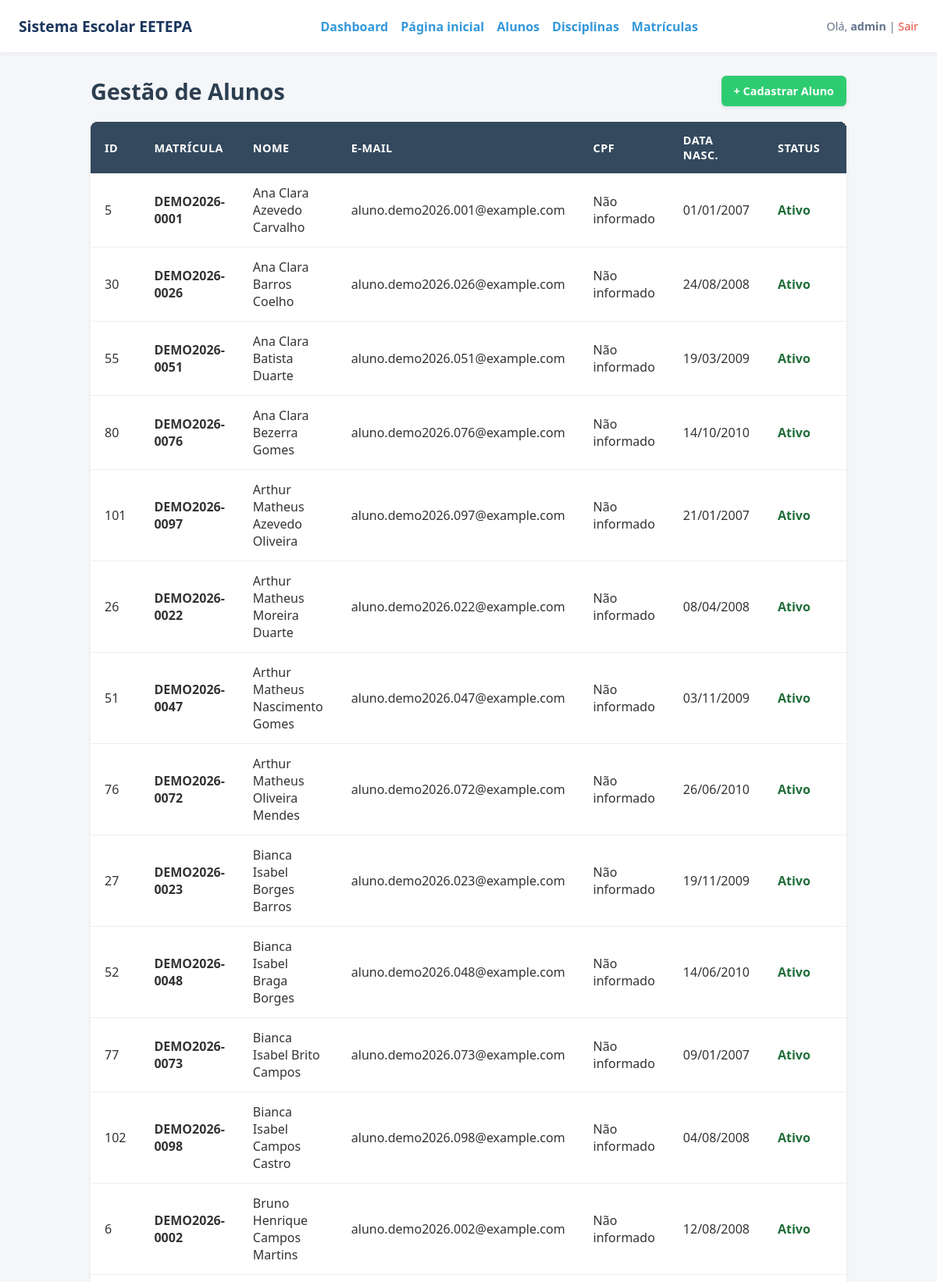
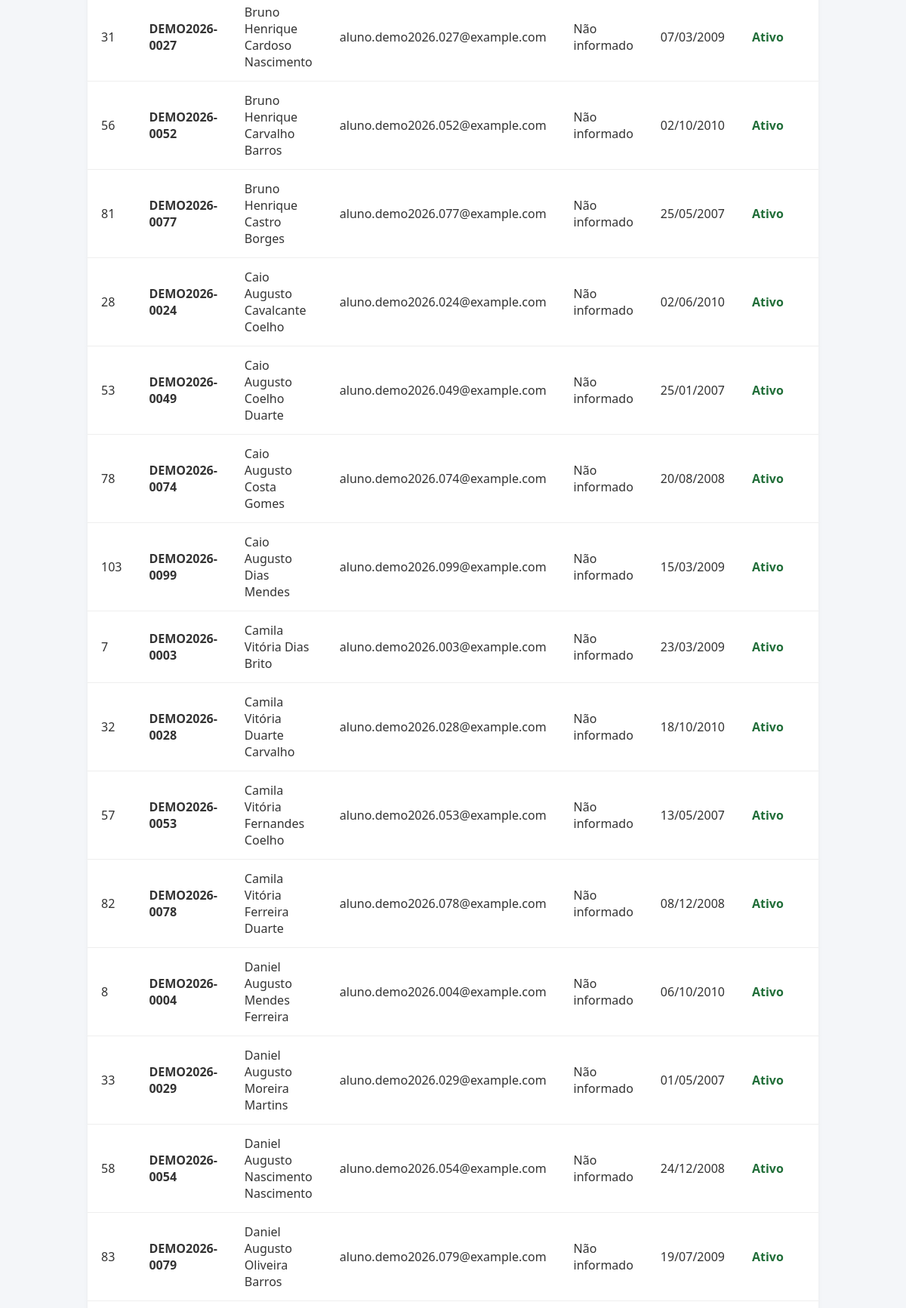
The page /alunos/index.php (signed in, upper part) on the database its author committed (2 pictures, top to bottom).
### tables this page shows
CREATE TABLE `alunos` (
  `id` int(11) NOT NULL,
  `nome` varchar(100) NOT NULL,
  `matricula` varchar(20) NOT NULL,
  `email` varchar(150) NOT NULL,
  `cpf` varchar(14) DEFAULT NULL,
  `data_nascimento` date DEFAULT NULL,
  `ativo` tinyint(1) DEFAULT 1,
  `criado_em` timestamp NOT NULL DEFAULT current_timestamp(),
  `foto` varchar(255) DEFAULT NULL
);

### alunos/index.php (the view, shortened to what this page needs)
<?php
require_once __DIR__ . '/../config/conexao.php';
include_once __DIR__ . '/../includes/header.php';
$alunos = [];
try {
    $sql = "SELECT id, nome, matricula, email, cpf, data_nascimento, ativo
            FROM alunos
            WHERE ativo = 1
            ORDER BY nome ASC";
    $stmt = $pdo->prepare($sql);
    $stmt->execute();
    $alunos = $stmt->fetchAll(PDO::FETCH_ASSOC);
} catch (PDOException $e) {
    $erro = 'Erro ao consultar a base de dados: ' . $e->getMessage();
}
?>
        <main class="main-container">
            <div class="top-actions">
                <h2>Gestão de Alunos</h2>
                <a href="cadastrar.php" class="btn-primary">+ Cadastrar Aluno</a>
            </div>
            <div class="table-wrapper">
                <table>
                    <thead>
                        <tr>
                            <th>ID</th>
                            <th>Matrícula</th>
                            <th>Nome</th>
                            <th>E-mail</th>
                            <th>CPF</th>
                            <th>Data Nasc.</th>
                            <th>Status</th>
                            <th>Ações</th>
                        </tr>
                    </thead>
                    <tbody>
                        <?php if (!empty($alunos)): ?>
                            <?php foreach ($alunos as $aluno): ?>
                                <tr>
                                    <td><?= htmlspecialchars($aluno['id']) ?></td>
                                    <td><strong><?= htmlspecialchars($aluno['matricula']) ?></strong></td>
                                    <td><?= htmlspecialchars($aluno['nome']) ?></td>
                                    <td><?= htmlspecialchars($aluno['email']) ?></td>
                                    <td><?= htmlspecialchars($aluno['cpf'] ?? 'Não informado') ?></td>
                                    <td>
                                        <?= $aluno['data_nascimento'] ? date('d/m/Y', strtotime($aluno['data_nascimento'])) : '-' ?>
                                    </td>
                                    <td>
                                        <span class="<?= $aluno['ativo'] ? 'status-ativo' : 'status-inativo' ?>"><?= $aluno['ativo'] ? 'Ativo' : 'Inativo' ?></span>
                                    </td>
                                    <td>
                                    </td>
                                </tr>
                            <?php endforeach; ?>
                        <?php else: ?>
                            <tr>
                                <td colspan="8">Nenhum aluno cadastrado até o momento.</td>
                            </tr>
                        <?php endif; ?>
                    </tbody>
                </table>
            </div>
        </main>
    </body>
</html>

### assets/css/style.css (style rules this page uses)
* { margin: 0; padding: 0; box-sizing: border-box; }
body { font-family: 'Segoe UI', Tahoma, Geneva, Verdana, sans-serif; background-color: #f4f6f9; color: #333; display: flex; flex-direction: column; align-items: center; min-height: 100vh; padding: 40px 20px; }
h2 { color: #2b6cb0; margin-bottom: 15px; font-size: 1.3rem; }
body.app-view { padding: 0; align-items: stretch; }
.main-container { width: 100%; max-width: 1000px; margin: 0 auto; padding: 30px 16px; }
.app-view .top-actions { align-items: center; justify-content: space-between; max-width: none; }
.app-view .top-actions h2 { margin-bottom: 0; }
.app-view .table-wrapper { max-width: none; }
.status-ativo { color: #216e39; font-weight: 600; }

### assets/css/listaralunos.css (style rules this page uses)
* { margin: 0; padding: 0; box-sizing: border-box; font-family: 'Segoe UI', Tahoma, Geneva, Verdana, sans-serif; }
body { background-color: #f4f6f9; color: #333; min-height: 100vh; padding: 30px 15px; display: flex; flex-direction: column; align-items: center; }
h2 { color: #2c3e50; margin-bottom: 20px; font-size: 1.8rem; }
a { text-decoration: none; color: #3498db; transition: color 0.2s ease; }
.top-actions { display: flex; flex-wrap: wrap; gap: 10px; width: 100%; max-width: 900px; margin-bottom: 20px; }
.btn-primary, .btn-secondary { display: inline-flex; align-items: center; justify-content: center; padding: 10px 16px; border-radius: 6px; color: #ffffff; font-size: 0.9rem; font-weight: 600; box-shadow: 0 2px 4px rgba(0, 0, 0, 0.1); }
.btn-primary { background-color: #2ecc71; }
.table-wrapper { width: 100%; max-width: 900px; overflow-x: auto; border-radius: 8px; box-shadow: 0 4px 6px rgba(0, 0, 0, 0.05); }
table { width: 100%; min-width: 760px; border-collapse: collapse; background-color: white; border-radius: 8px; overflow: hidden; border: none; }
th, td { padding: 14px 18px; text-align: left; }
thead { background-color: #34495e; color: white; }
th { font-weight: 600; font-size: 0.9rem; text-transform: uppercase; letter-spacing: 0.5px; }
tbody tr { border-bottom: 1px solid #eee; transition: background-color 0.15s; }

### assets/css/rodape.css (style rules this page uses)
body { min-height: 100vh; display: flex; flex-direction: column; }

### rows shown on the page
alunos: id "5", matricula "DEMO2026-0001", nome "Ana Clara Azevedo Carvalho", email "aluno.demo2026.001@example.com", cpf "Não informado", data_nascimento "01/01/2007", ativo "Ativo"
alunos: id "30", matricula "DEMO2026-0026", nome "Ana Clara Barros Coelho", email "aluno.demo2026.026@example.com", cpf "Não informado", data_nascimento "24/08/2008", ativo "Ativo"
alunos: id "55", matricula "DEMO2026-0051", nome "Ana Clara Batista Duarte", email "aluno.demo2026.051@example.com", cpf "Não informado", data_nascimento "19/03/2009", ativo "Ativo"
alunos: id "80", matricula "DEMO2026-0076", nome "Ana Clara Bezerra Gomes", email "aluno.demo2026.076@example.com", cpf "Não informado", data_nascimento "14/10/2010", ativo "Ativo"
alunos: id "101", matricula "DEMO2026-0097", nome "Arthur Matheus Azevedo Oliveira", email "aluno.demo2026.097@example.com", cpf "Não informado", data_nascimento "21/01/2007", ativo "Ativo"
alunos: id "26", matricula "DEMO2026-0022", nome "Arthur Matheus Moreira Duarte", email "aluno.demo2026.022@example.com", cpf "Não informado", data_nascimento "08/04/2008", ativo "Ativo"
alunos: id "51", matricula "DEMO2026-0047", nome "Arthur Matheus Nascimento Gomes", email "aluno.demo2026.047@example.com", cpf "Não informado", data_nascimento "03/11/2009", ativo "Ativo"
alunos: id "76", matricula "DEMO2026-0072", nome "Arthur Matheus Oliveira Mendes", email "aluno.demo2026.072@example.com", cpf "Não informado", data_nascimento "26/06/2010", ativo "Ativo"
alunos: id "27", matricula "DEMO2026-0023", nome "Bianca Isabel Borges Barros", email "aluno.demo2026.023@example.com", cpf "Não informado", data_nascimento "19/11/2009", ativo "Ativo"
alunos: id "52", matricula "DEMO2026-0048", nome "Bianca Isabel Braga Borges", email "aluno.demo2026.048@example.com", cpf "Não informado", data_nascimento "14/06/2010", ativo "Ativo"
alunos: id "77", matricula "DEMO2026-0073", nome "Bianca Isabel Brito Campos", email "aluno.demo2026.073@example.com", cpf "Não informado", data_nascimento "09/01/2007", ativo "Ativo"
alunos: id "102", matricula "DEMO2026-0098", nome "Bianca Isabel Campos Castro", email "aluno.demo2026.098@example.com", cpf "Não informado", data_nascimento "04/08/2008", ativo "Ativo"
alunos: id "6", matricula "DEMO2026-0002", nome "Bruno Henrique Campos Martins", email "aluno.demo2026.002@example.com", cpf "Não informado", data_nascimento "12/08/2008", ativo "Ativo"
alunos: id "31", matricula "DEMO2026-0027", nome "Bruno Henrique Cardoso Nascimento", email "aluno.demo2026.027@example.com", cpf "Não informado", data_nascimento "07/03/2009", ativo "Ativo"
alunos: id "56", matricula "DEMO2026-0052", nome "Bruno Henrique Carvalho Barros", email "aluno.demo2026.052@example.com", cpf "Não informado", data_nascimento "02/10/2010", ativo "Ativo"
alunos: id "81", matricula "DEMO2026-0077", nome "Bruno Henrique Castro Borges", email "aluno.demo2026.077@example.com", cpf "Não informado", data_nascimento "25/05/2007", ativo "Ativo"
alunos: id "28", matricula "DEMO2026-0024", nome "Caio Augusto Cavalcante Coelho", email "aluno.demo2026.024@example.com", cpf "Não informado", data_nascimento "02/06/2010", ativo "Ativo"
alunos: id "53", matricula "DEMO2026-0049", nome "Caio Augusto Coelho Duarte", email "aluno.demo2026.049@example.com", cpf "Não informado", data_nascimento "25/01/2007", ativo "Ativo"
alunos: id "78", matricula "DEMO2026-0074", nome "Caio Augusto Costa Gomes", email "aluno.demo2026.074@example.com", cpf "Não informado", data_nascimento "20/08/2008", ativo "Ativo"
alunos: id "103", matricula "DEMO2026-0099", nome "Caio Augusto Dias Mendes", email "aluno.demo2026.099@example.com", cpf "Não informado", data_nascimento "15/03/2009", ativo "Ativo"
alunos: id "7", matricula "DEMO2026-0003", nome "Camila Vitória Dias Brito", email "aluno.demo2026.003@example.com", cpf "Não informado", data_nascimento "23/03/2009", ativo "Ativo"
alunos: id "32", matricula "DEMO2026-0028", nome "Camila Vitória Duarte Carvalho", email "aluno.demo2026.028@example.com", cpf "Não informado", data_nascimento "18/10/2010", ativo "Ativo"
alunos: id "57", matricula "DEMO2026-0053", nome "Camila Vitória Fernandes Coelho", email "aluno.demo2026.053@example.com", cpf "Não informado", data_nascimento "13/05/2007", ativo "Ativo"
alunos: id "82", matricula "DEMO2026-0078", nome "Camila Vitória Ferreira Duarte", email "aluno.demo2026.078@example.com", cpf "Não informado", data_nascimento "08/12/2008", ativo "Ativo"
alunos: id "8", matricula "DEMO2026-0004", nome "Daniel Augusto Mendes Ferreira", email "aluno.demo2026.004@example.com", cpf "Não informado", data_nascimento "06/10/2010", ativo "Ativo"
alunos: id "33", matricula "DEMO2026-0029", nome "Daniel Augusto Moreira Martins", email "aluno.demo2026.029@example.com", cpf "Não informado", data_nascimento "01/05/2007", ativo "Ativo"
alunos: id "58", matricula "DEMO2026-0054", nome "Daniel Augusto Nascimento Nascimento", email "aluno.demo2026.054@example.com", cpf "Não informado", data_nascimento "24/12/2008", ativo "Ativo"
alunos: id "83", matricula "DEMO2026-0079", nome "Daniel Augusto Oliveira Barros", email "aluno.demo2026.079@example.com", cpf "Não informado", data_nascimento "19/07/2009", ativo "Ativo"

### other values the page prints
$_SESSION['usuario_nome'] "admin"
